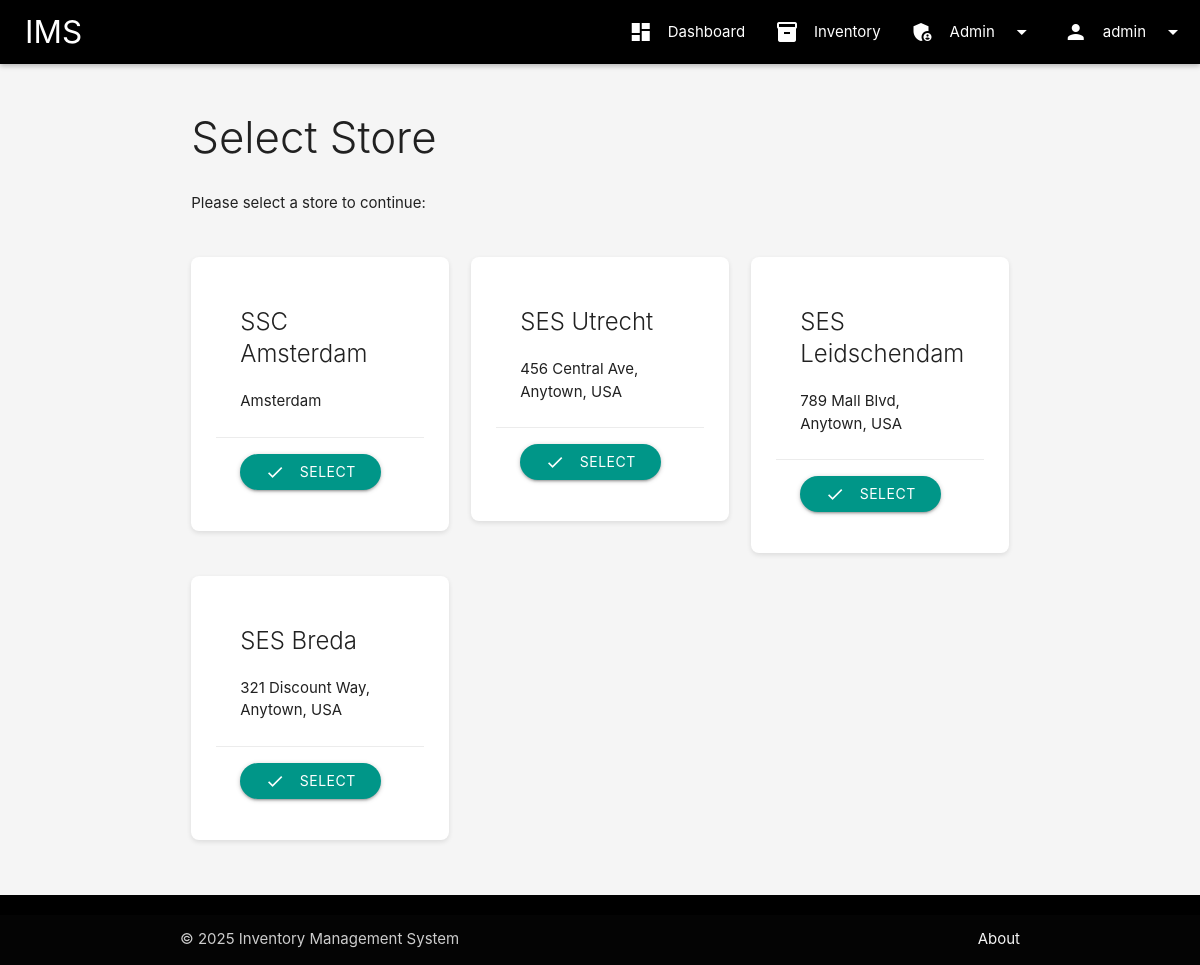
Page /select-store (signed in) on the committed database.
### app/models/user.py (models this page shows, shortened)
class User(UserMixin, db.Model):
    __tablename__ = 'users'
    id = db.Column(db.Integer, primary_key=True)
    username = db.Column(db.String(64), unique=True, nullable=False, index=True)
    password_hash = db.Column(db.String(256), nullable=False)
    _role = db.Column('role', db.String(20), nullable=False, default=UserRole.USER.value)
    failed_login_attempts = db.Column(db.Integer, default=0)
    last_login_attempt_time = db.Column(db.DateTime, nullable=True)
    is_locked = db.Column(db.Boolean, default=False)
    password_last_changed = db.Column(db.DateTime, default=datetime.utcnow)
    created_at = db.Column(db.DateTime, default=datetime.utcnow)
    updated_at = db.Column(db.DateTime, default=datetime.utcnow, onupdate=datetime.utcnow)
    password_history = db.relationship('PasswordHistory', backref='user', lazy='dynamic')
    transactions = db.relationship('Transaction', backref='user', lazy='dynamic')
    security_logs = db.relationship('SecurityLog', backref='user', lazy='dynamic')
    stores = db.relationship('Store',
                            secondary=user_stores,
                            lazy='subquery',
                            backref=db.backref('users', lazy=True))
    @property
    def role(self):
        for role_enum in UserRole:
            if role_enum.value == self._role:
                return role_enum
        return None
    @role.setter
    def role(self, value):
        if isinstance(value, UserRole):
            self._role = value.value
        elif isinstance(value, str):
            valid_values = [r.value for r in UserRole]
            if value in valid_values:
                self._role = value
            else:
                raise ValueError(f"Invalid role value: {value}. Valid values: {valid_values}")
        else:
            raise TypeError(f"Expected UserRole enum or string, got {type(value)}")

### app/models/store.py (models this page shows, shortened)
class Store(db.Model):
    __tablename__ = 'stores'
    id = db.Column(db.Integer, primary_key=True)
    name = db.Column(db.String(100), unique=True, nullable=False, index=True)
    location = db.Column(db.String(255), nullable=True)
    created_at = db.Column(db.DateTime, default=datetime.utcnow)
    updated_at = db.Column(db.DateTime, default=datetime.utcnow, onupdate=datetime.utcnow)
    inventory_items = db.relationship('Inventory', backref='store', lazy='dynamic')
    transactions = db.relationship('Transaction', backref='store', lazy='dynamic')

### app/blueprints/main/routes.py (the view)
@main_bp.route('/select-store')
@login_required
def select_store():
    if current_user.role == UserRole.ADMIN_GLOBAL:
        stores = Store.query.all()
    else:
        stores = current_user.stores
    return render_template(
        'main/select_store.html',
        title='Select Store',
        stores=stores
    )

### app/templates/main/select_store.html (shortened to what this page needs)
{% extends 'base.html' %}
{% block content %}
<div class="row">
    <div class="col s12">
        <h3 class="page-title">Select Store</h3>
        <p class="lead">Please select a store to continue:</p>
    </div>
</div>
<div class="row">
    {% for store in stores %}
    <div class="col s12 m6 l4">
        <div class="card hoverable store-selection-card">
            <div class="card-content">
                <span class="card-title">{{ store.name }}</span>
                <p>{{ store.location or 'No location specified' }}</p>
            </div>
            <div class="card-action">
                <a href="{{ url_for('main.set_active_store', store_id=store.id) }}" class="btn waves-effect waves-light teal">
                    <i class="material-icons left">check</i> Select
                </a>
            </div>
        </div>
    </div>
    {% else %}
    <div class="col s12">
        <div class="card-panel red lighten-4">
            <span class="red-text">No stores available. Please contact an administrator.</span>
        </div>
    </div>
    {% endfor %}
</div>
{% endblock %}

### app/templates/base.html (shortened to what this page needs)
<!DOCTYPE html>
<html lang="en">
<head>
    <link rel="stylesheet" href="https://cdnjs.cloudflare.com/ajax/libs/materialize/1.0.0/css/materialize.min.css">
    <link rel="stylesheet" href="{{ url_for('static', filename='css/style.css') }}">
</head>
<body class="grey lighten-4">
    <header>
        <div class="navbar-fixed">
            <nav class="black">
                <div class="nav-wrapper">
                    <a href="{{ url_for('main.index') }}" class="brand-logo">IMS</a>
                    {% if current_user.is_authenticated %}
                    <ul class="right hide-on-med-and-down">
                        <li><a href="{{ url_for('main.index') }}"><i class="material-icons left">dashboard</i>Dashboard</a></li>
                        <li><a href="{{ url_for('inventory.items') }}"><i class="material-icons left">inventory</i>Inventory</a></li>
                        {% if current_user.role.value in ['admin_global', 'partner_admin'] %}
                        <li>
                            <a class="dropdown-trigger" href="#!" data-target="admin-dropdown">
                                <i class="material-icons left">admin_panel_settings</i>Admin
                                <i class="material-icons right">arrow_drop_down</i>
                            </a>
                        </li>
                        {% endif %}
                        <li>
                            <a class="dropdown-trigger" href="#!" data-target="user-dropdown">
                                <i class="material-icons left">person</i>{{ current_user.username }}
                                <i class="material-icons right">arrow_drop_down</i>
                            </a>
                        </li>
                    </ul>
                    {% endif %}
                </div>
            </nav>
        </div>
    </header>
    <main class="container">
        {% block content %}{% endblock %}
    </main>
    <footer class="page-footer black">
        <div class="footer-copyright">
            <div class="container">
                © 2025 Inventory Management System
                <a class="grey-text text-lighten-4 right" href="#">About</a>
            </div>
        </div>
    </footer>
</body>
</html>

### app/static/css/style.css (style rules this page uses)
body { display: flex; min-height: 100vh; flex-direction: column; color: #212121; background-color: #f8f8f8; }
main { flex: 1 0 auto; padding: 20px 0; }
.brand-logo { margin-left: 10px; }
nav { box-shadow: 0 2px 5px rgba(0, 0, 0, 0.26); background-color: #212121; }
nav .brand-logo { padding-left: 15px; }
.card, .card-panel { border-radius: 8px; transition: box-shadow .25s; box-shadow: 0 2px 5px rgba(0,0,0,0.1); background-color: white; }
.card .card-action:last-child { border-radius: 0 0 8px 8px; }
.card .card-content .card-title { margin-bottom: 20px; color: #212121; }
.btn, .btn-large, .btn-small { border-radius: 50px; background-color: #2089ff; padding: 0 25px; }
.page-title { font-weight: 300; margin: 30px 0; color: #212121; }
.store-selection-card { padding: 25px; }

### rows in the picture
User: username "admin"
Store: name "SSC Amsterdam", location "Amsterdam"
Store: name "SES Utrecht", location "456 Central Ave, Anytown, USA"
Store: name "SES Leidschendam", location "789 Mall Blvd, Anytown, USA"
Store: name "SES Breda", location "321 Discount Way, Anytown, USA"
